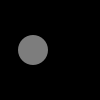
Frame 1 (no input)
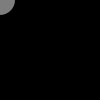
Frame 60 (the mouse pressed at the canvas centre just before this capture)
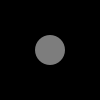
Frame 120 (the mouse held since frame 60 and released just before this capture)

The Processing sketch that drew these frames (run headless with seeded random() and noise(); from frame 60 on, the mouse is pressed at the canvas centre):

// Processing sketch: Spot_Version6_0
// ── Spot_Version6_0.pde
Spot sp;

void setup()
{
  size (100,100);
  noStroke();
  sp = new Spot(33, 50, 30, 125);
}

void draw()
{
  background(0);
  sp.display();
  sp.move(mouseX, mouseY);
}
// ── Spot.pde
class Spot{
  float xCoord, yCoord;
  float diameter;
  int red, green, blue, gray;
  
  Spot()
  {
  }
  
  Spot(float xPos, float yPos, float diamtr)
  {
     xCoord = xPos;
     yCoord = yPos;
     diameter = diamtr;
   }
  
   Spot(float xPos, float yPos, float diamtr, int grayVal)
   {
     xCoord = xPos;
     yCoord = yPos;
     diameter = diamtr;
     colour(grayVal);
   }

   Spot(float xPos, float yPos, float diamtr, int redVal, int greenVal, int blueVal)
   {
     xCoord = xPos;
     yCoord = yPos;
     diameter = diamtr;
     colour(redVal, greenVal, blueVal);  
   }
   
   void display()
   {
     ellipse(xCoord, yCoord, diameter, diameter);
   } 
  
   void colour(int redVal, int greenVal, int blueVal)
   {
     red = redVal;
     green = greenVal;
     blue = blueVal;
     fill (red, green, blue);
   }

   void colour(int grayVal)
   {
     gray = grayVal;
     fill (gray);
   }
   
   void move(float xPos, float yPos)
   {
     xCoord = xPos;
     yCoord = yPos;
   }
}
